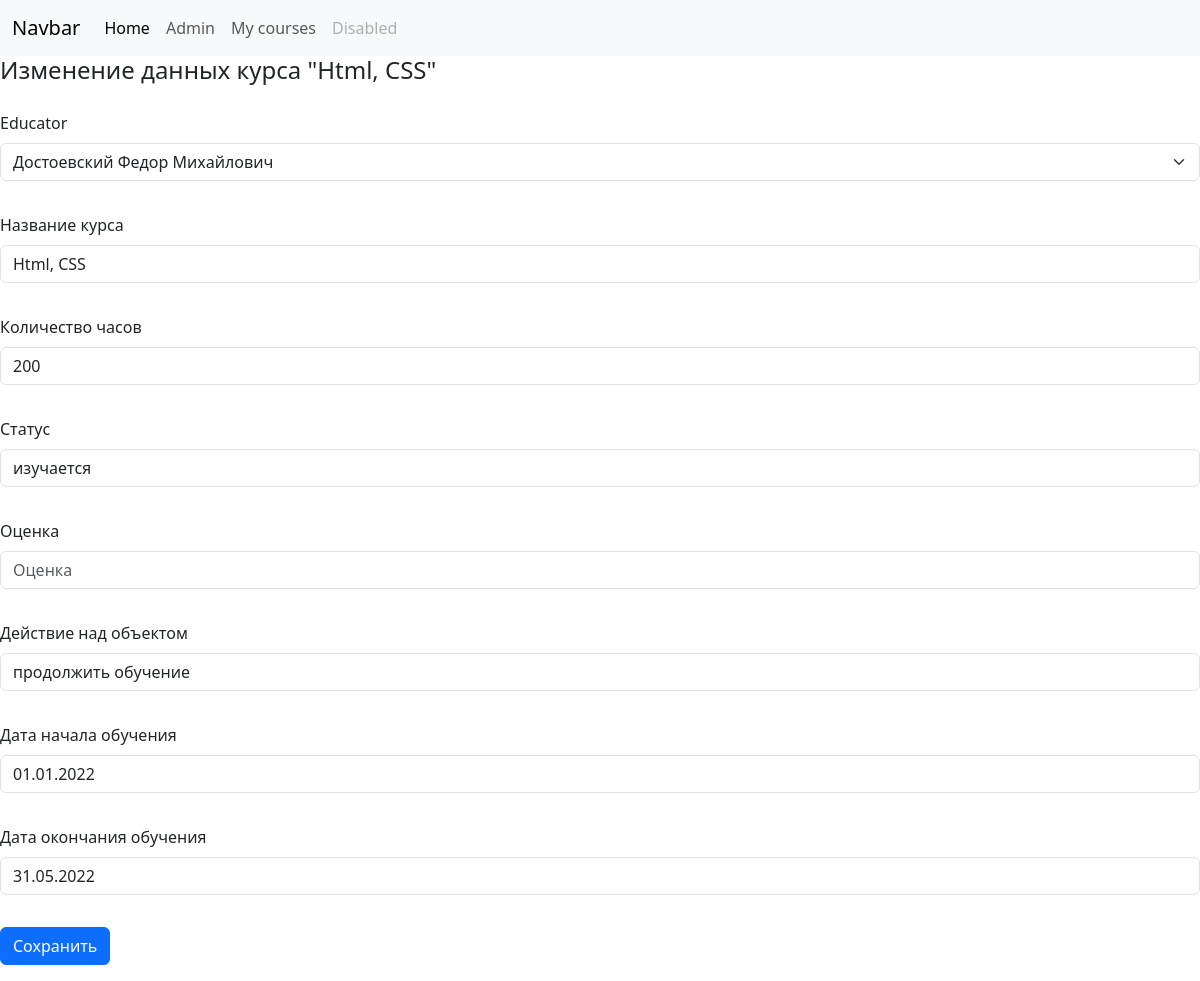
Page /courses/3/update/ on the committed database.
### userside/models.py (models this page shows)
class course(models.Model):
    educator = models.ForeignKey('userside.educator', on_delete=models.CASCADE, null=True, blank=True,
                                 related_name='mycourses')
    name = models.CharField('Название курса', max_length=128)
    length_of_time = models.IntegerField('Количество часов', blank=True, null=True)
    status = models.CharField('Статус', max_length=128)
    mark = models.IntegerField('Оценка', blank=True, null=True)
    action_object = models.CharField('Действие над объектом', max_length=128)
    date_begin = models.DateField('Дата начала обучения')
    date_end = models.DateField('Дата окончания обучения')
    class Meta:
        ordering = ['name']
        verbose_name = 'Курс'
        verbose_name_plural = 'Курсы'
    def __str__(self):
        return self.name

class educator(models.Model):
    name = models.CharField('Преподаватель', max_length=128)
    def __str__(self):
        return self.name

### userside/views.py (the view, shortened to what this page needs)
# urls.py: path('courses/<int:pk>/update/', userside.views.CourseUpdate.as_view(), name='course_update'),
class CourseUpdate(TitleMixin, UpdateView):
    model = userside.models.course
    form_class = userside.forms.CourseEdit
    def get_title(self):
        return f'Изменение данных курса "{str(self.get_object())}"'

### userside/forms.py
class CourseEdit(forms.ModelForm):
    class Meta:
        model = userside.models.course
        fields = '__all__'

### userside/views.py (called while the page is built)
    def get_context_data(self, **kwargs):
        context = super().get_context_data()
        context['title'] = self.get_title()
        return context

### userside/templates/userside/course_form.html
{% extends 'userside/index.html' %}
{% load bootstrap5 %}
{% block content %}
<form class="row g-3" method="post" style="margin-top: 10px">{% csrf_token %}
    {% bootstrap_form form layout='horizontal' %}
    <div class="col-auto">
        <button type="submit" class="btn btn-primary mb-3">Сохранить</button>
    </div>
</form>
{% endblock %}

### rows in the picture
course: educator "Достоевский Федор Михайлович", length_of_time "200", status "изучается", action_object "продолжить обучение", date_begin "01.01.2022", date_end "31.05.2022"
educator: name "Html, CSS"

### other values in the picture
{{ title }} "Изменение данных курса \"Html, CSS\""
